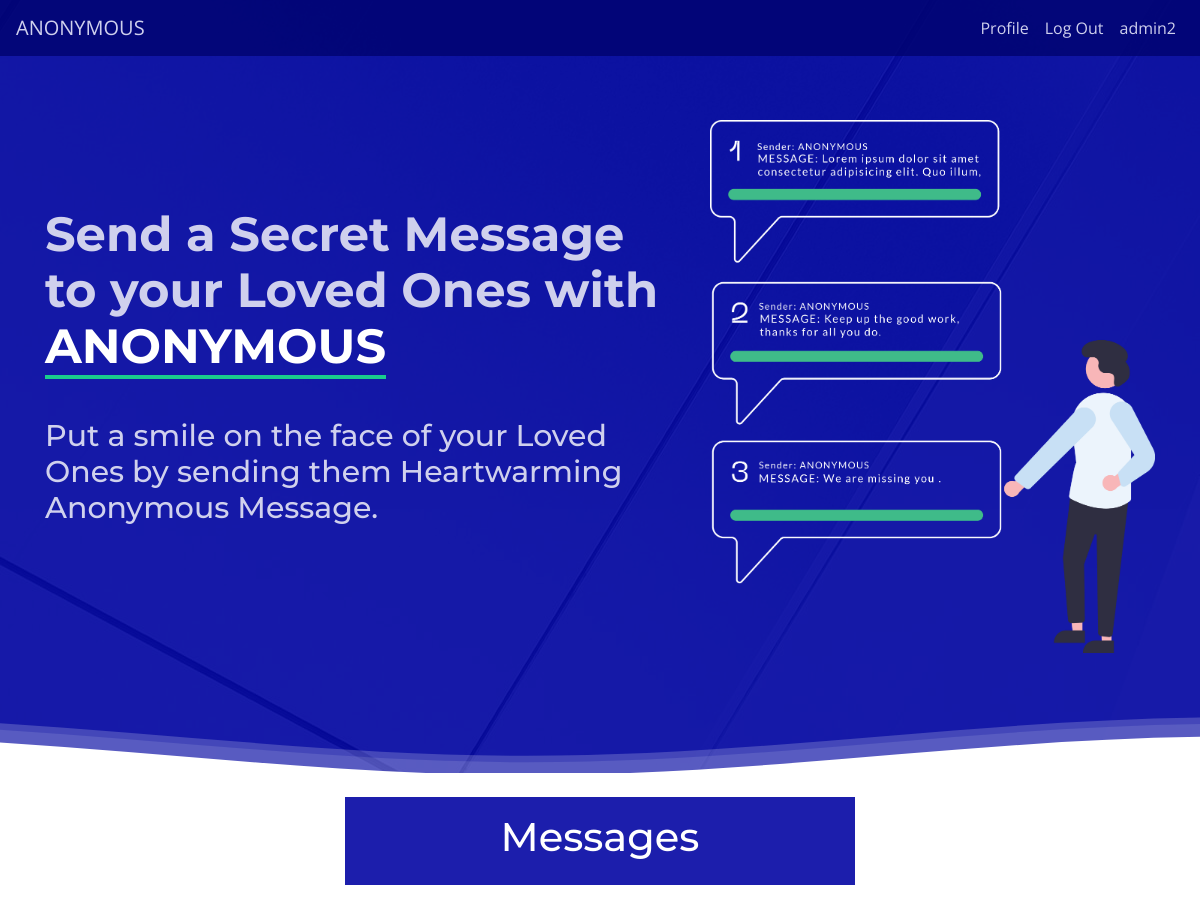
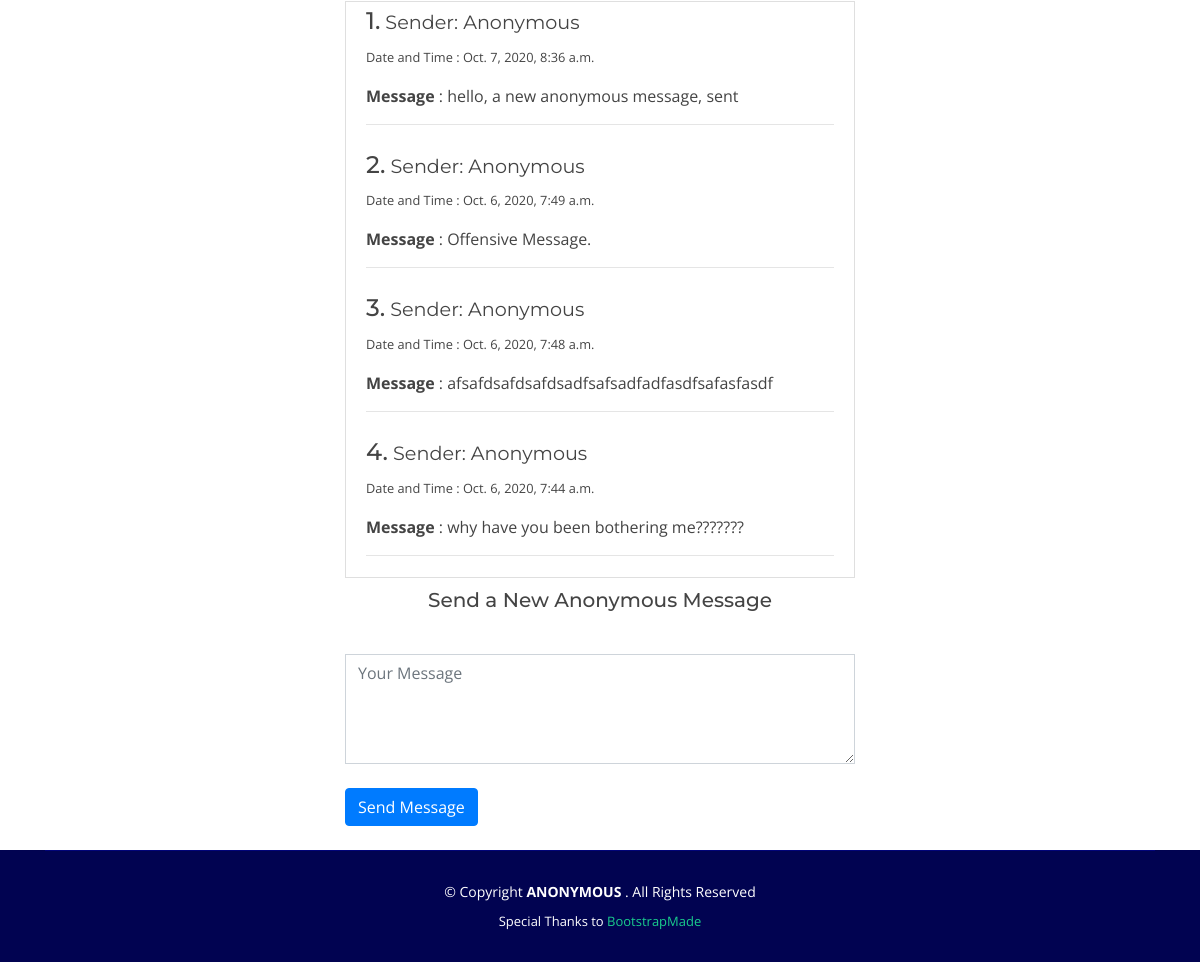
The app's page /message/admin/ (signed in) with its own data (2 pictures, top to bottom).
### website/models.py (models this page shows, shortened)
class Message(models.Model):
    user = models.ForeignKey(settings.AUTH_USER_MODEL, on_delete=models.CASCADE)
    name = models.CharField(max_length=50)
    created = models.DateTimeField(auto_now_add=True)
    message = models.TextField()
    class Meta:
        ordering = ('-created',)

### website/views.py (the view)
# urls.py: path('message/<str:user>/', views.user_message, name='message'),
def user_message(request, user):
    user_name = get_object_or_404(User, username=user)
    user_messages = Message.objects.filter(user=user_name)
    new_message = None
    if request.method == 'POST':
        name = request.POST['username']
        message = request.POST['message']
        new_message = Message.objects.create(user=user_name, name=name, message=message)
        new_message.save()
    return render(request, 'website/message.html', {'user_messages': user_messages,
                                                    'user_name': user_name,})

### website/templates/website/message.html (shortened to what this page needs)
{% extends 'website/base.html' %}
{% load static %}
{% block content %}<br>
<div class="container">
<div class="col-md-6 offset-md-3">
    <span class="d-block p-3 text-white" style="background-color:rgba(4, 6, 163, 0.9);"><h1 class="text-center">Messages</h1></span><br>
        <div class="card rounded-0">
    {% for message in user_messages %}
                <div class="card-body" style="padding-top:5px; padding-bottom:5px;">
                  <h4>{{forloop.counter}}.<small>&nbsp;Sender: {{ message.name }}</small></h4>
                  <p><small>Date and Time  : {{message.created}}</small></p>
                  <p class="card-text"><strong>Message</strong> : {{message.message}}</p>
                     <hr>
                </div>
    {% endfor %}</div>
<form method="POST">
        <h5 class="text-center" style="padding:10px;">Send a New Anonymous Message</h3>
        <br>
                <textarea class="form-control rounded-0" name='message' placeholder="Your Message" rows="4" maxlength="100"></textarea>
              <br>
        <input type="submit" class="btn btn-primary" value="Send Message">
    </form></div></div><br>
{% endblock content %}

### website/templates/website/header.html (shortened to what this page needs)
{% load static %}
<header id="header" class="fixed-top d-flex align-items-center header-transparent">
    <div class="container d-flex align-items-center">
      <nav class="navbar navbar-expand-lg  navbar-expand fixed-top" style="background-color: #01036f; opacity: 0.8 ;">
        <a class="navbar-brand text-white" href="{% url 'home' %}">ANONYMOUS</a>
        <div class="collapse navbar-collapse" id="navbarSupportedContent">
          <ul class="navbar-nav ml-auto">
            {% if user.is_authenticated %}
            <li class="nav-item">
              <a class="nav-link text-white" href="{% url 'profile' %}">Profile</a>
            </li>
            <li class="nav-item">
              <a class="nav-link text-white" href="{% url 'logout' %}">Log Out</a>
            </li>
            <li class="nav-item">
              <a class="nav-link text-white" disabled>{{user.username}}</a>
            </li>
            {% endif %}
          </ul>
        </div>
      </nav>
    </div>
  </header>
<section id="hero">
  <div class="container">
    <div class="row">
      <div class="col-lg-7 pt-5 pt-lg-0 order-2 order-lg-1 d-flex align-items-center">
        <div data-aos="zoom-out">
          <h1>Send a Secret Message to your Loved Ones with <span>ANONYMOUS</span></h1><br>
          <h2>Put a smile on the face of your Loved Ones by sending them Heartwarming Anonymous Message.</h2>
        </div>
      </div>
      <div class="col-lg-5 order-1 order-lg-2 hero-img" data-aos="zoom-out" data-aos-delay="300">
        <img src="{% static 'Anonymous/img/hero-img2.png' %}" class="img-fluid animated" alt="">
      </div>
    </div>
  </div>
</section>

### static/Anonymous/css/style.css (style rules this page uses)
body { font-family: "Open Sans", sans-serif; color: #444444; }
a { color: #1acc8d; }
h1, h2, h3, h4, h5, h6 { font-family: "Montserrat", 'serif'; }
#header { height: 80px; transition: all 0.5s; z-index: 997; transition: all 0.5s; background: rgba(1, 4, 136, 0.9); }
#header.header-transparent { background: transparent; }
#hero { width: 100%; background: url("../img/hero-bg.jpg"); position: relative; padding: 120px 0 0 0; }
#hero:before { content: ""; background: rgba(2, 5, 161, 0.91); position: absolute; bottom: 0; top: 0; left: 0; right: 0; }
#hero h1 { margin: 0 0 20px 0; font-size: 48px; font-weight: 700; line-height: 56px; color: rgba(255, 255, 255, 0.8); }
#hero h1 span { color: #fff; border-bottom: 4px solid #1acc8d; }
#hero h2 { color: rgba(255, 255, 255, 0.8); margin-bottom: 40px; font-size: 30px; }
#hero .animated { animation: up-down 2s ease-in-out infinite alternate-reverse both; }
@media (min-width: 1024px) { #hero { background-attachment: fixed; } }
.hero-waves { display: block; margin-top: 60px; width: 100%; height: 60px; z-index: 5; position: relative; }
section { padding: 60px 0; overflow: hidden; }

### records on screen
Message: name "Anonymous", created "Oct. 7, 2020, 8:36 a.m.", message "hello, a new anonymous message, sent"
Message: name "Anonymous", created "Oct. 6, 2020, 7:49 a.m.", message "Offensive Message."
Message: name "Anonymous", created "Oct. 6, 2020, 7:48 a.m.", message "afsafdsafdsafdsadfsafsadfadfasdfsafasfasdf"
Message: name "Anonymous", created "Oct. 6, 2020, 7:44 a.m.", message "why have you been bothering me???????"

### other values on screen
{{ user.username }} "admin2"
